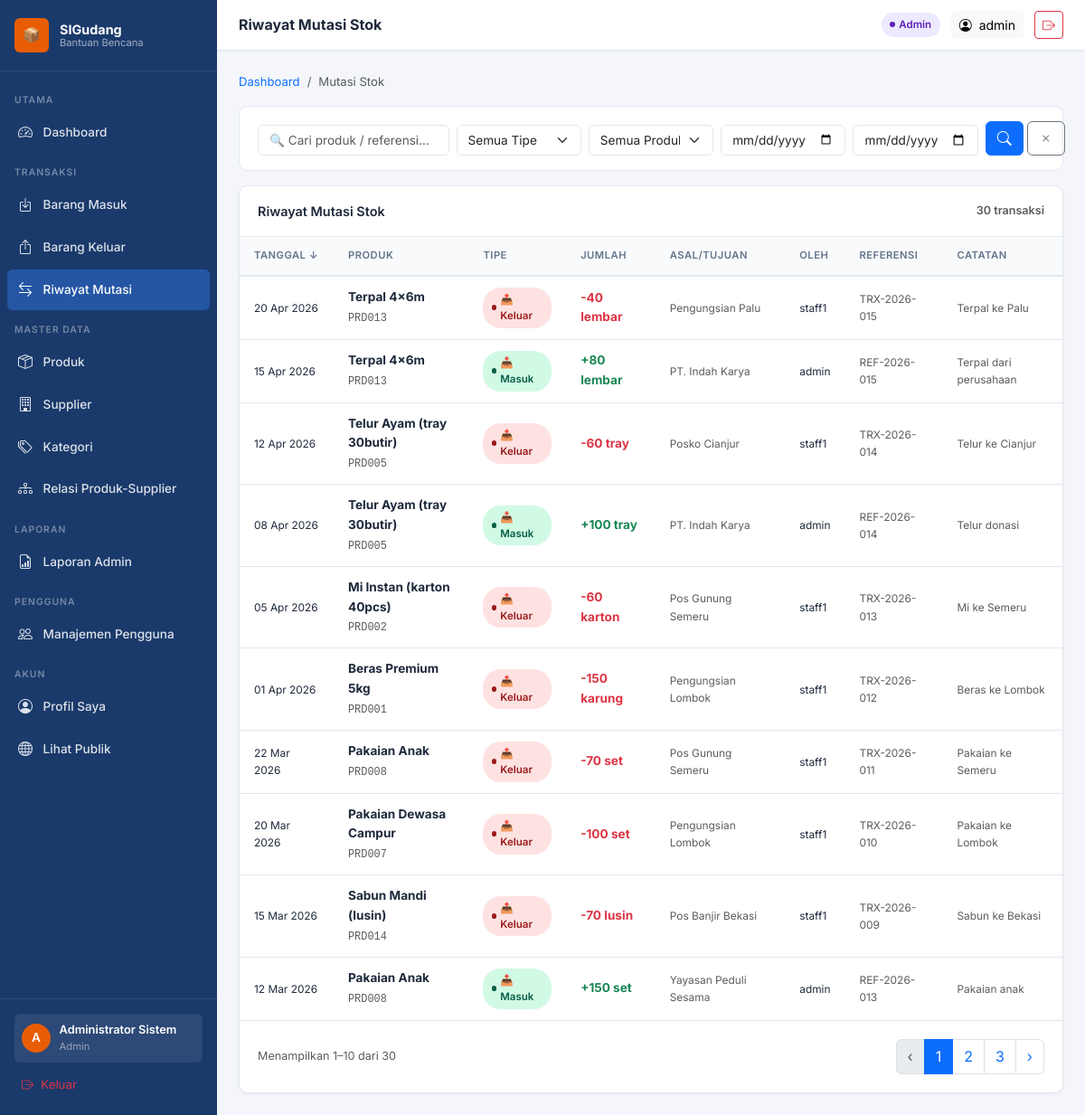
The app's page /admin/mutasi_stok.php (signed in) with its own data.
### tables this page shows
CREATE TABLE `stock_movements` (
  `id`                     INT UNSIGNED  NOT NULL AUTO_INCREMENT,
  `product_id`             INT UNSIGNED  NOT NULL,
  `user_id`                INT UNSIGNED  NOT NULL,
  `supplier_id`            INT UNSIGNED           DEFAULT NULL,
  `distribution_target_id` INT UNSIGNED           DEFAULT NULL,
  `type`                   ENUM('IN','OUT')    NOT NULL,
  `quantity`               INT           NOT NULL,
  `date`                   DATE          NOT NULL,
  `reference`              VARCHAR(100)           DEFAULT NULL,
  `notes`                  TEXT                   DEFAULT NULL,
  `is_public`              TINYINT(1)    NOT NULL DEFAULT 1,
  `created_at`             DATETIME      NOT NULL DEFAULT CURRENT_TIMESTAMP,
  PRIMARY KEY (`id`),
  KEY `fk_sm_product`  (`product_id`),
  KEY `fk_sm_user`     (`user_id`),
  KEY `fk_sm_supplier` (`supplier_id`),
  KEY `fk_sm_dist`     (`distribution_target_id`),
  KEY `idx_sm_date`    (`date`),
  KEY `idx_sm_type`    (`type`),
  CONSTRAINT `fk_sm_product`   FOREIGN KEY (`product_id`)
    REFERENCES `products` (`id`) ON UPDATE CASCADE ON DELETE RESTRICT,
  CONSTRAINT `fk_sm_user`      FOREIGN KEY (`user_id`)
    REFERENCES `users`    (`id`) ON UPDATE CASCADE ON DELETE RESTRICT,
  CONSTRAINT `fk_sm_supplier`  FOREIGN KEY (`supplier_id`)
    REFERENCES `suppliers` (`id`) ON UPDATE CASCADE ON DELETE SET NULL,
  CONSTRAINT `fk_sm_dist`      FOREIGN KEY (`distribution_target_id`)
    REFERENCES `distribution_targets` (`id`) ON UPDATE CASCADE ON DELETE SET NULL
);

CREATE TABLE `products` (
  `id`            INT UNSIGNED NOT NULL AUTO_INCREMENT,
  `category_id`   INT UNSIGNED NOT NULL,
  `sku`           VARCHAR(50)  NOT NULL,
  `name`          VARCHAR(200) NOT NULL,
  `unit`          VARCHAR(30)  NOT NULL DEFAULT 'pcs',
  `price`         DECIMAL(15,2) NOT NULL DEFAULT 0.00,
  `stock`         INT          NOT NULL DEFAULT 0,
  `minimum_stock` INT          NOT NULL DEFAULT 0,
  `description`   TEXT                  DEFAULT NULL,
  `is_public`     TINYINT(1)   NOT NULL DEFAULT 1,
  `created_at`    DATETIME     NOT NULL DEFAULT CURRENT_TIMESTAMP,
  PRIMARY KEY (`id`),
  UNIQUE KEY `uq_sku` (`sku`),
  KEY `fk_prod_cat` (`category_id`),
  CONSTRAINT `fk_prod_cat` FOREIGN KEY (`category_id`)
    REFERENCES `categories` (`id`) ON UPDATE CASCADE ON DELETE RESTRICT
);

CREATE TABLE `distribution_targets` (
  `id`          INT UNSIGNED NOT NULL AUTO_INCREMENT,
  `name`        VARCHAR(200) NOT NULL,
  `location`    VARCHAR(200)          DEFAULT NULL,
  `description` TEXT                  DEFAULT NULL,
  `created_at`  DATETIME     NOT NULL DEFAULT CURRENT_TIMESTAMP,
  PRIMARY KEY (`id`)
);

CREATE TABLE `users` (
  `id`            INT UNSIGNED NOT NULL AUTO_INCREMENT,
  `username`      VARCHAR(80)  NOT NULL,
  `password_hash` VARCHAR(255) NOT NULL,
  `role`          ENUM('admin','staff') NOT NULL DEFAULT 'staff',
  `full_name`     VARCHAR(150) NOT NULL DEFAULT '',
  `email`         VARCHAR(150)          DEFAULT NULL,
  `is_active`     TINYINT(1)   NOT NULL DEFAULT 1,
  `created_at`    DATETIME     NOT NULL DEFAULT CURRENT_TIMESTAMP,
  PRIMARY KEY (`id`),
  UNIQUE KEY `uq_username` (`username`)
);

CREATE TABLE `suppliers` (
  `id`          INT UNSIGNED NOT NULL AUTO_INCREMENT,
  `name`        VARCHAR(200) NOT NULL,
  `type`        VARCHAR(100) NOT NULL DEFAULT 'Lembaga',
  `contact`     VARCHAR(150)          DEFAULT NULL,
  `email`       VARCHAR(150)          DEFAULT NULL,
  `address`     TEXT                  DEFAULT NULL,
  `description` TEXT                  DEFAULT NULL,
  `is_public`   TINYINT(1)   NOT NULL DEFAULT 1,
  `created_at`  DATETIME     NOT NULL DEFAULT CURRENT_TIMESTAMP,
  PRIMARY KEY (`id`)
);

### admin/mutasi_stok.php (the view, shortened to what this page needs)
<?php
require_once dirname(__DIR__) . '/helpers/functions.php';
$db = getDB();
$search   = sanitizeString($_GET['q']        ?? '', 100);
$type     = sanitizeString($_GET['type']     ?? '', 5);
$prodId   = sanitizeInt($_GET['product']     ?? 0);
$dateFrom = sanitizeString($_GET['from']     ?? '', 20);
$dateTo   = sanitizeString($_GET['to']       ?? '', 20);
$sortCol  = getAllowedSort($_GET['sort'] ?? 'date', ['date','quantity','type','produk'], 'date');
$sortDir  = getAllowedOrder($_GET['dir']  ?? 'DESC');
$page     = max(1, sanitizeInt($_GET['page'] ?? 1));
$perPage  = ITEMS_PER_PAGE;
$offset   = ($page-1)*$perPage;
$params   = ['q'=>$search,'type'=>$type,'product'=>$prodId,'from'=>$dateFrom,'to'=>$dateTo,'sort'=>$sortCol,'dir'=>$sortDir];
$where = "1=1"; $bind = [];
$cntSt = $db->prepare("SELECT COUNT(*) FROM stock_movements sm JOIN products p ON sm.product_id=p.id WHERE $where");
$cntSt->execute($bind);
$total = (int)$cntSt->fetchColumn();
$totalPages = (int)ceil($total/$perPage);
$sortSQL = $sortCol === 'produk' ? 'p.name' : "sm.$sortCol";
$st = $db->prepare("
    SELECT sm.id, sm.date, sm.type, sm.quantity, sm.reference, sm.notes, sm.created_at,
           p.name AS produk, p.unit, p.sku,
           u.username,
           s.name AS supplier,
           dt.name AS tujuan
    FROM stock_movements sm
    JOIN products p ON sm.product_id=p.id
    JOIN users u ON sm.user_id=u.id
    LEFT JOIN suppliers s ON sm.supplier_id=s.id
    LEFT JOIN distribution_targets dt ON sm.distribution_target_id=dt.id
    WHERE $where
    ORDER BY $sortSQL $sortDir
    LIMIT $perPage OFFSET $offset
");
$st->execute($bind);
$rows = $st->fetchAll();
include dirname(__DIR__) . '/views/partials/header_admin.php';
?>
<nav class="breadcrumb-bar"><ol class="breadcrumb"><li class="breadcrumb-item"><a href="<?= BASE_URL ?>/admin/dashboard.php">Dashboard</a></li><li class="breadcrumb-item active">Mutasi Stok</li></ol></nav>
<form method="GET" class="filter-bar mb-3">
  <div class="row g-2 align-items-end">
    <div class="col-md-3"><input type="text" name="q" class="form-control" placeholder="🔍 Cari produk / referensi..." value="<?= e($search) ?>"></div>
    <div class="col-md-2">
      <select name="type" class="form-select">
        <option value="">Semua Tipe</option>
      </select>
    </div>
    <div class="col-md-2">
      <select name="product" class="form-select">
        <option value="">Semua Produk</option>
      </select>
    </div>
    <div class="col-md-2"><input type="date" name="from" class="form-control" value="<?= e($dateFrom) ?>" placeholder="Dari"></div>
    <div class="col-md-2"><input type="date" name="to" class="form-control" value="<?= e($dateTo) ?>" placeholder="Sampai"></div>
    <div class="col-md-1 d-flex gap-1">
      <button type="submit" class="btn btn-primary flex-fill"><i class="bi bi-search"></i></button>
      <a href="?" class="btn btn-outline-secondary"><i class="bi bi-x"></i></a>
    </div>
  </div>
</form>
<div class="card-panel">
  <div class="card-panel-header">
    <span>Riwayat Mutasi Stok</span>
    <small class="text-muted"><?= $total ?> transaksi</small>
  </div>
  <div class="table-responsive">
    <table class="table-modern w-100">
      <thead><tr>
        <th><a href="?<?= http_build_query(array_merge($params,['sort'=>'date','dir'=>$sortDir==='ASC'?'DESC':'ASC'])) ?>" class="sort-link">Tanggal <?= $sortCol==='date'?($sortDir==='ASC'?'↑':'↓'):'' ?></a></th>
        <th><a href="?<?= http_build_query(array_merge($params,['sort'=>'produk','dir'=>$sortDir==='ASC'?'DESC':'ASC'])) ?>" class="sort-link">Produk <?= $sortCol==='produk'?($sortDir==='ASC'?'↑':'↓'):'' ?></a></th>
        <th>Tipe</th>
        <th><a href="?<?= http_build_query(array_merge($params,['sort'=>'quantity','dir'=>$sortDir==='ASC'?'DESC':'ASC'])) ?>" class="sort-link">Jumlah <?= $sortCol==='quantity'?($sortDir==='ASC'?'↑':'↓'):'' ?></a></th>
        <th>Asal/Tujuan</th>
        <th>Oleh</th>
        <th>Referensi</th>
        <th>Catatan</th>
      </tr></thead>
      <tbody>
        <?php if (empty($rows)): ?>
          <tr><td colspan="8" class="empty-state"><span class="empty-icon">📋</span>Tidak ada data</td></tr>
        <?php else: ?>
          <?php foreach ($rows as $r): ?>
          <tr>
            <td class="small"><?= e(formatDate($r['date'],'d M Y')) ?></td>
            <td><strong><?= e($r['produk']) ?></strong><br><code class="small text-muted"><?= e($r['sku']) ?></code></td>
            <td><span class="badge-status <?= $r['type']==='IN'?'badge-in':'badge-out' ?>"><?= $r['type']==='IN'?'📥 Masuk':'📤 Keluar' ?></span></td>
            <td class="<?= $r['type']==='IN'?'text-success':'text-danger' ?> fw-bold">
              <?= $r['type']==='IN'?'+':'-' ?><?= formatNumber($r['quantity']) ?> <?= e($r['unit']) ?>
            </td>
            <td class="small text-muted"><?= e($r['supplier'] ?? $r['tujuan'] ?? '-') ?></td>
            <td class="small"><?= e($r['username']) ?></td>
            <td class="small text-muted"><?= e($r['reference'] ?: '-') ?></td>
            <td class="small text-muted"><?= e(mb_substr($r['notes'] ?? '', 0, 40)) ?><?= strlen($r['notes']??'')>40?'…':'' ?></td>
          </tr>
          <?php endforeach; ?>
        <?php endif; ?>
      </tbody>
    </table>
  </div>
  <div class="card-panel-body d-flex justify-content-between align-items-center flex-wrap gap-2 border-top">
    <small class="text-muted">Menampilkan <?= min($total,$offset+1) ?>–<?= min($total,$offset+$perPage) ?> dari <?= $total ?></small>
    <?= paginationLinks($page, $totalPages, $params) ?>
  </div>
</div>
<?php include dirname(__DIR__) . '/views/partials/footer_admin.php'; ?>

### assets/css/style.css (style rules this page uses)
:root { --primary: #1a3a6b; --primary-dark: #122a52; --primary-light: #2456a4; --accent: #e85d04; --accent-light: #ff6b08; --success: #0fa86a; --danger: #dc3545; --warning: #ffc107; --info: #0dcaf0; --sidebar-bg: #1a3a6b; --sidebar-text: rgba(255,255,255,0.85); --sidebar-hover: rgba(255,255,255,0.12); --sidebar-active:#2456a4; --body-bg: #f4f6fb; --card-bg: #ffffff; --border-color: #e2e8f0; --text-primary: #1e293b; --text-secondary:#64748b; --text-muted: #94a3b8; --shadow-sm: 0 1px 3px rgba(0,0,0,0.06); --shadow-md: 0 4px 16px rgba(0,0,0,0.08); --shadow-lg: 0 8px 32px rgba(0,0,0,0.12); --radius-sm: 6px; --radius-md: 10px; --radius-lg: 16px; --transition: all 0.2s ease; }
*, *::before, *::after { box-sizing: border-box; }
body { font-family: 'Inter', sans-serif; background: var(--body-bg); color: var(--text-primary); font-size: 0.9rem; line-height: 1.6; margin: 0; }
a { text-decoration: none; transition: var(--transition); }
.card-panel { background: var(--card-bg); border-radius: var(--radius-md); box-shadow: var(--shadow-sm); border: 1px solid var(--border-color); }
.card-panel-header { padding: 1rem 1.25rem; border-bottom: 1px solid var(--border-color); display: flex; align-items: center; justify-content: space-between; font-weight: 600; font-size: 0.9rem; color: var(--text-primary); }
.card-panel-body { padding: 1.25rem; }
.table-modern { width: 100%; border-collapse: collapse; font-size: 0.85rem; }
.table-modern thead tr { background: #f8fafc; border-bottom: 2px solid var(--border-color); }
.table-modern th { padding: 0.75rem 1rem; font-weight: 600; color: var(--text-secondary); text-transform: uppercase; font-size: 0.7rem; letter-spacing: 0.5px; white-space: nowrap; }
.table-modern td { padding: 0.75rem 1rem; border-bottom: 1px solid var(--border-color); vertical-align: middle; }
.table-modern tbody tr:last-child td { border-bottom: none; }
.badge-status { display: inline-flex; align-items: center; gap: 4px; padding: 0.25rem 0.6rem; border-radius: 20px; font-size: 0.72rem; font-weight: 600; }
.badge-status::before { content: ''; width: 6px; height: 6px; border-radius: 50%; background: currentColor; }
.badge-in { background: #d1fae5; color: #065f46; }
.badge-out { background: #fee2e2; color: #991b1b; }
.filter-bar { background: var(--card-bg); border: 1px solid var(--border-color); border-radius: var(--radius-md); padding: 1rem 1.25rem; margin-bottom: 1rem; }
.filter-bar .form-control, .filter-bar .form-select { font-size: 0.85rem; border-color: var(--border-color); border-radius: var(--radius-sm); }
.table-responsive { overflow-x: auto; }
.sort-link { color: inherit; text-decoration: none; display: inline-flex; align-items: center; gap: 3px; }
.breadcrumb-bar { background: none; padding: 0; margin-bottom: 1rem; }
.breadcrumb-bar .breadcrumb-item { font-size: 0.82rem; }

### records on screen
stock_movements: date "20 Apr 2026", product.name "Terpal 4x6m", product.sku "PRD013", type "📤 Keluar", quantity "40", product.unit "lembar", distribution_target.name "Pengungsian Palu", user.username "staff1", reference "TRX-2026-015", notes "Terpal ke Palu"
stock_movements: date "15 Apr 2026", product.name "Terpal 4x6m", product.sku "PRD013", type "📥 Masuk", quantity "80", product.unit "lembar", supplier.name "PT. Indah Karya", user.username "admin", reference "REF-2026-015", notes "Terpal dari perusahaan"
stock_movements: date "12 Apr 2026", product.name "Telur Ayam (tray 30butir)", product.sku "PRD005", type "📤 Keluar", quantity "60", product.unit "tray", distribution_target.name "Posko Cianjur", user.username "staff1", reference "TRX-2026-014", notes "Telur ke Cianjur"
stock_movements: date "08 Apr 2026", product.name "Telur Ayam (tray 30butir)", product.sku "PRD005", type "📥 Masuk", quantity "100", product.unit "tray", supplier.name "PT. Indah Karya", user.username "admin", reference "REF-2026-014", notes "Telur donasi"
stock_movements: date "05 Apr 2026", product.name "Mi Instan (karton 40pcs)", product.sku "PRD002", type "📤 Keluar", quantity "60", product.unit "karton", distribution_target.name "Pos Gunung Semeru", user.username "staff1", reference "TRX-2026-013", notes "Mi ke Semeru"
stock_movements: date "01 Apr 2026", product.name "Beras Premium 5kg", product.sku "PRD001", type "📤 Keluar", quantity "150", product.unit "karung", distribution_target.name "Pengungsian Lombok", user.username "staff1", reference "TRX-2026-012", notes "Beras ke Lombok"
stock_movements: date "22 Mar 2026", product.name "Pakaian Anak", product.sku "PRD008", type "📤 Keluar", quantity "70", product.unit "set", distribution_target.name "Pos Gunung Semeru", user.username "staff1", reference "TRX-2026-011", notes "Pakaian ke Semeru"
stock_movements: date "20 Mar 2026", product.name "Pakaian Dewasa Campur", product.sku "PRD007", type "📤 Keluar", quantity "100", product.unit "set", distribution_target.name "Pengungsian Lombok", user.username "staff1", reference "TRX-2026-010", notes "Pakaian ke Lombok"
stock_movements: date "15 Mar 2026", product.name "Sabun Mandi (lusin)", product.sku "PRD014", type "📤 Keluar", quantity "70", product.unit "lusin", distribution_target.name "Pos Banjir Bekasi", user.username "staff1", reference "TRX-2026-009", notes "Sabun ke Bekasi"
stock_movements: date "12 Mar 2026", product.name "Pakaian Anak", product.sku "PRD008", type "📥 Masuk", quantity "150", product.unit "set", supplier.name "Yayasan Peduli Sesama", user.username "admin", reference "REF-2026-013", notes "Pakaian anak"

### other values on screen
substr($u['full_name'] ?: $u['username'], 0, 1) "A"
$u['full_name'] ?: $u['username'] "Administrator Sistem"
$role "Admin"
$pageTitle "Riwayat Mutasi Stok"
$u['username'] "admin"
$total "30"
min($total,$offset+1) "1"
min($total,$offset+$perPage) "10"
